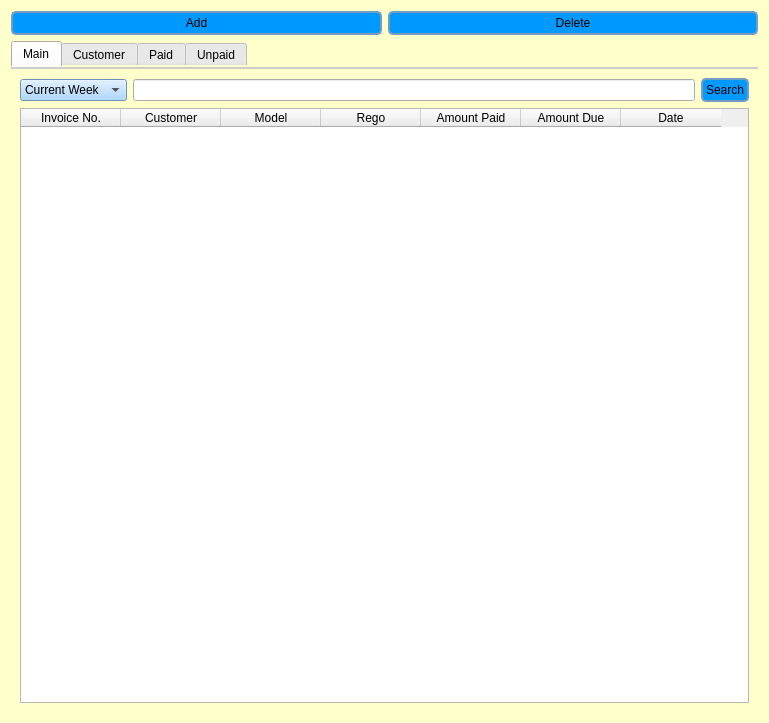
<?xml version="1.0" encoding="UTF-8"?>
<ui version="4.0">
 <class>Dialog</class>
 <widget class="QDialog" name="Dialog">
  <property name="geometry">
   <rect>
    <x>0</x>
    <y>0</y>
    <width>769</width>
    <height>723</height>
   </rect>
  </property>
  <property name="windowTitle">
   <string>Garage Management</string>
  </property>
  <property name="styleSheet">
   <string notr="true">#Dialog {
   background-color: rgb(255, 255, 204);
   color: #cccccc;
}
QComboBox {
	background-color:rgb(153, 204, 255);
}
QPushButton {
    background-color: rgb(0, 153, 255);
    border-width: 2px;
    border-color: rgb(117, 156, 195);
    border-style: solid;
    border-radius: 5;
    padding: 3px;
    min-width: 9ex;
    min-height: 2.5ex;
	alternate-background-color: rgb(220, 220, 220);
}

QPushButton:hover {
   background-color: rgb(122, 163, 204);
}
QTreeView {
   background-color: #666666;
   color: #cccccc;
   alternate-background-color: #333333;
} 
QListView {
   background-color: #333333;
   color: #cccccc;
}
QTextEdit {
   background-color: rgb(244, 246, 255);
   color: #cccccc;
}
QScrollBar:horizontal {
   height: 20px;
}
QScrollBar:vertical {
   width: 20px;
}
QTabWidget::pane {
   border-top: 2px solid #cccccc;
}
QLabel {
   color: rgb(102, 102, 102); 
}

QCheckBox {
   color: white; 
}

QRadioButton{
   color:white;
}</string>
  </property>
  <layout class="QGridLayout" name="gridLayout">
   <item row="0" column="0">
    <layout class="QHBoxLayout" name="horizontalLayout">
     <item>
      <widget class="QPushButton" name="pushButton_2">
       <property name="cursor">
        <cursorShape>ArrowCursor</cursorShape>
       </property>
       <property name="text">
        <string>Add</string>
       </property>
      </widget>
     </item>
     <item>
      <widget class="QPushButton" name="pushButton">
       <property name="text">
        <string>Delete</string>
       </property>
      </widget>
     </item>
    </layout>
   </item>
   <item row="1" column="0">
    <widget class="QTabWidget" name="tabWidget">
     <property name="currentIndex">
      <number>0</number>
     </property>
     <widget class="QWidget" name="tab">
      <attribute name="title">
       <string>Main</string>
      </attribute>
      <layout class="QGridLayout" name="gridLayout_6">
       <item row="1" column="0" colspan="3">
        <widget class="QTableWidget" name="tableWidget">
         <property name="contextMenuPolicy">
          <enum>Qt::DefaultContextMenu</enum>
         </property>
         <property name="styleSheet">
          <string notr="true">#Dialog {
   background-color: beige;
}

/* Nice Windows-XP-style password character. */
QLineEdit[echoMode=&quot;2&quot;] {
    lineedit-password-character: 9679;
}

/* We provide a min-width and min-height for push buttons
   so that they look elegant regardless of the width of the text. */
QPushButton {
    background-color: palegoldenrod;
    border-width: 2px;
    border-color: darkkhaki;
    border-style: solid;
    border-radius: 5;
    padding: 3px;
    min-width: 9ex;
    min-height: 2.5ex;
}

QPushButton:hover {
   background-color: khaki;
}

/* Increase the padding, so the text is shifted when the button is
   pressed. */
QPushButton:pressed {
    padding-left: 5px;
    padding-top: 5px;
    background-color: #d0d67c;
}

QLabel, QAbstractButton {
    font: bold;
}

/* Mark mandatory fields with a brownish color. */
.mandatory {
    color: brown;
}

/* Bold text on status bar looks awful. */
QStatusBar QLabel {
   font: normal;
}


QComboBox, QLineEdit, QSpinBox, QTextEdit, QListView {
    background-color: cornsilk;
    selection-color: #0a214c; 
    selection-background-color: #C19A6B;
}

QListView {
    show-decoration-selected: 1;
}

QListView::item:hover {
    background-color: wheat;
}

/* We reserve 1 pixel space in padding. When we get the focus,
   we kill the padding and enlarge the border. This makes the items
   glow. */


/* As mentioned above, eliminate the padding and increase the border. */
QLineEdit:focus, QFrame:focus {
    border-width: 3px;
    padding: 0px;
}

/* A QLabel is a QFrame ... */
QLabel {
    border: none;
    padding: 0;
    background: none;
}

/* A QToolTip is a QLabel ... */
QToolTip {
    border: 2px solid darkkhaki;
    padding: 5px;
    border-radius: 3px;
    opacity: 200;
}

/* Nice to have the background color change when hovered. */
QRadioButton:hover, QCheckBox:hover {
    background-color: wheat;
}

/* Force the dialog's buttons to follow the Windows guidelines. */
QDialogButtonBox {
    button-layout: 0;
}</string>
         </property>
         <property name="frameShape">
          <enum>QFrame::StyledPanel</enum>
         </property>
         <property name="frameShadow">
          <enum>QFrame::Sunken</enum>
         </property>
         <property name="lineWidth">
          <number>1</number>
         </property>
         <property name="editTriggers">
          <set>QAbstractItemView::NoEditTriggers</set>
         </property>
         <property name="tabKeyNavigation">
          <bool>true</bool>
         </property>
         <property name="showDropIndicator" stdset="0">
          <bool>true</bool>
         </property>
         <property name="showGrid">
          <bool>true</bool>
         </property>
         <attribute name="horizontalHeaderVisible">
          <bool>true</bool>
         </attribute>
         <attribute name="horizontalHeaderHighlightSections">
          <bool>false</bool>
         </attribute>
         <attribute name="verticalHeaderVisible">
          <bool>false</bool>
         </attribute>
         <column>
          <property name="text">
           <string>Invoice No.</string>
          </property>
         </column>
         <column>
          <property name="text">
           <string>Customer</string>
          </property>
         </column>
         <column>
          <property name="text">
           <string>Model</string>
          </property>
         </column>
         <column>
          <property name="text">
           <string>Rego</string>
          </property>
         </column>
         <column>
          <property name="text">
           <string>Amount Paid</string>
          </property>
         </column>
         <column>
          <property name="text">
           <string>Amount Due</string>
          </property>
         </column>
         <column>
          <property name="text">
           <string>Date</string>
          </property>
         </column>
        </widget>
       </item>
       <item row="0" column="0">
        <layout class="QGridLayout" name="gridLayout_2">
         <item row="0" column="0">
          <widget class="QComboBox" name="comboBox">
           <item>
            <property name="text">
             <string>Current Week</string>
            </property>
           </item>
           <item>
            <property name="text">
             <string>Current Day</string>
            </property>
           </item>
           <item>
            <property name="text">
             <string>Current Month</string>
            </property>
           </item>
           <item>
            <property name="text">
             <string>All record</string>
            </property>
           </item>
          </widget>
         </item>
        </layout>
       </item>
       <item row="0" column="1">
        <widget class="QLineEdit" name="lineEdit"/>
       </item>
       <item row="0" column="2">
        <widget class="QPushButton" name="pushButton_3">
         <property name="text">
          <string>Search</string>
         </property>
        </widget>
       </item>
      </layout>
     </widget>
     <widget class="QWidget" name="tab_4">
      <attribute name="title">
       <string>Customer</string>
      </attribute>
      <layout class="QGridLayout" name="gridLayout_3">
       <item row="0" column="0">
        <layout class="QHBoxLayout" name="horizontalLayout_2">
         <item>
          <widget class="QLineEdit" name="lineEdit_2"/>
         </item>
         <item>
          <widget class="QPushButton" name="pushButton_4">
           <property name="text">
            <string>Search</string>
           </property>
          </widget>
         </item>
        </layout>
       </item>
       <item row="1" column="0">
        <widget class="QTableWidget" name="tableWidget_2">
         <property name="editTriggers">
          <set>QAbstractItemView::NoEditTriggers</set>
         </property>
         <attribute name="horizontalHeaderStretchLastSection">
          <bool>true</bool>
         </attribute>
         <attribute name="verticalHeaderVisible">
          <bool>false</bool>
         </attribute>
         <column>
          <property name="text">
           <string>Name</string>
          </property>
         </column>
         <column>
          <property name="text">
           <string>Contact</string>
          </property>
         </column>
         <column>
          <property name="text">
           <string>Address</string>
          </property>
         </column>
        </widget>
       </item>
      </layout>
     </widget>
     <widget class="QWidget" name="tab_3">
      <attribute name="title">
       <string>Paid</string>
      </attribute>
      <layout class="QGridLayout" name="gridLayout_4">
       <item row="0" column="0">
        <widget class="QTableWidget" name="tableWidget_3">
         <property name="editTriggers">
          <set>QAbstractItemView::NoEditTriggers</set>
         </property>
         <attribute name="horizontalHeaderStretchLastSection">
          <bool>true</bool>
         </attribute>
         <attribute name="verticalHeaderVisible">
          <bool>false</bool>
         </attribute>
         <column>
          <property name="text">
           <string>Customer</string>
          </property>
         </column>
         <column>
          <property name="text">
           <string>Invoice No.</string>
          </property>
         </column>
        </widget>
       </item>
      </layout>
     </widget>
     <widget class="QWidget" name="tab_2">
      <attribute name="title">
       <string>Unpaid</string>
      </attribute>
      <layout class="QGridLayout" name="gridLayout_5">
       <item row="0" column="0">
        <widget class="QTableWidget" name="tableWidget_4">
         <property name="editTriggers">
          <set>QAbstractItemView::NoEditTriggers</set>
         </property>
         <attribute name="horizontalHeaderStretchLastSection">
          <bool>true</bool>
         </attribute>
         <attribute name="verticalHeaderVisible">
          <bool>false</bool>
         </attribute>
         <column>
          <property name="text">
           <string>Customer</string>
          </property>
         </column>
         <column>
          <property name="text">
           <string>Amount Paid</string>
          </property>
         </column>
         <column>
          <property name="text">
           <string>Amount Due</string>
          </property>
         </column>
         <column>
          <property name="text">
           <string>Invoice No.</string>
          </property>
         </column>
        </widget>
       </item>
      </layout>
     </widget>
    </widget>
   </item>
  </layout>
 </widget>
 <resources/>
 <connections/>
</ui>
